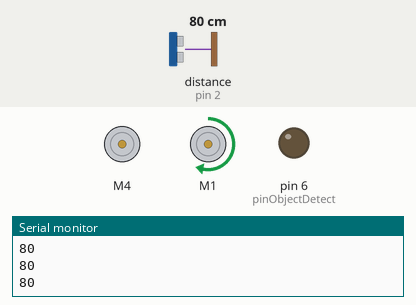
Recording of a sketch running on a simulated Arduino Uno, built with avr-gcc and run on an emulated ATmega328P. Parts: 2 × DC motor (green arrow = forward, orange = backward, longer = faster), output pins drawn as LEDs (lit = HIGH), the last lines printed to the serial monitor. Wiring (inferred from the names in the program): ultrasonic range finder: trigger pin 3; echo pin 2. Dashed ring = blinking. Inputs (shaded band) come from the test bench; at power-on: distance to the obstacle (sensor on pin 2) 80 cm. The echo pulse lasts 58.3 µs per cm; pins used as bus, display or sensor lines are not drawn.

Above: at 1.2 s.
1.3 s: distance to the obstacle (sensor on pin 2) set to 50 cm
2.8 s: distance to the obstacle (sensor on pin 2) set to 41 cm
At 3.03 s:
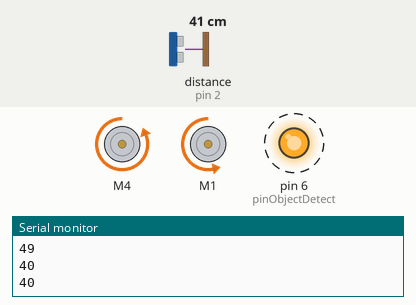
5.8 s: distance to the obstacle (sensor on pin 2) set to 48 cm
At 6.6 s:
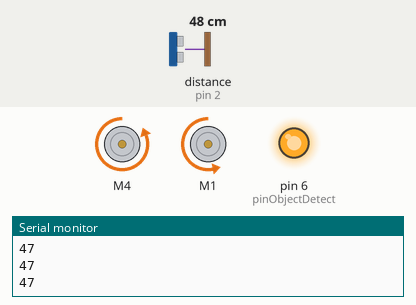
7.3 s: distance to the obstacle (sensor on pin 2) set to 2 cm
At 7.68 s:
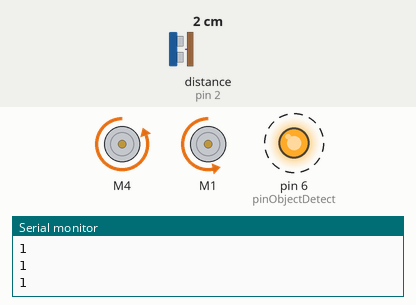
Timing chart, 0 to 11.3 s (numbered marks = the images above; inputs shaded):
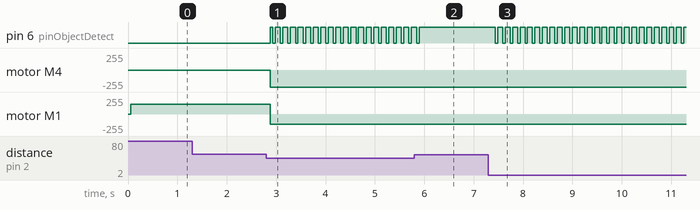

Measured:
- the behaviour switches between 46 and 45 cm on distance to the obstacle (sensor on pin 2) (found by bisection; images 0 and 1)
- after the input at 2.8 s, pin 6 (pinObjectDetect): alternates HIGH for 0.10 s and LOW for 0.05 s, starting after 0.08 s; motor M4: stopped → backward 255/255 after 0.08 s; motor M1: forward 150/255 → backward 150/255 after 0.08 s
- after the input at 5.8 s, pin 6 (pinObjectDetect): goes on until 5.9 s, then stays HIGH
- after the input at 7.3 s, pin 6 (pinObjectDetect): alternates HIGH for 0.10 s and LOW for 0.05 s, starting after 0.14 s

The sketch:

Car_project.ino
```cpp
#include <Wire.h>
#include <Adafruit_MotorShield.h>

#define ECHOPIN 2                            // Pin to receive echo pulse
#define TRIGPIN 3                            // Pin to send trigger pulse


  Adafruit_MotorShield carMotors = Adafruit_MotorShield();
  Adafruit_DCMotor *front = carMotors.getMotor(4);
  Adafruit_DCMotor *rear = carMotors.getMotor(1);
  int pinObjectDetect = 6;

void setup(){
  Serial.begin(9600);

  pinMode(ECHOPIN, INPUT);
  pinMode(TRIGPIN, OUTPUT);
  pinMode(pinObjectDetect, OUTPUT);

  carMotors.begin();
  front->setSpeed(255);
}

void loop(){

  int distance = echo();
  if(distance > 50)
  {
    front->run(RELEASE);
    rear->setSpeed(150);
    rear->run(FORWARD);
    digitalWrite(pinObjectDetect, LOW);
  }
  else if(distance < 45)
  {
 // rear->setSpeed(255); //freinage
 // rear->run(BACKWARD); //
 // delay(100);          //

    rear->setSpeed(150);
    rear->run(BACKWARD);
    front->run(BACKWARD);
    digitalWrite(pinObjectDetect, HIGH);
    delay(50);
    digitalWrite(pinObjectDetect, LOW);
    delay(50);
    digitalWrite(pinObjectDetect, HIGH);


  }
}

int echo()
{
  digitalWrite(TRIGPIN, LOW);                   // Set the trigger pin to low for 2uS
  delayMicroseconds(2);
  digitalWrite(TRIGPIN, HIGH);                  // Send a 10uS high to trigger ranging
  delayMicroseconds(10);
  digitalWrite(TRIGPIN, LOW);                   // Send pin low again
  int distance = pulseIn(ECHOPIN, HIGH);        // Read in times pulse
  distance= distance/58;                        // Calculate distance from time of pulse
  Serial.println(distance);
  delay(50);                                    // Wait 50mS before next ranging
  return distance;
}
```
